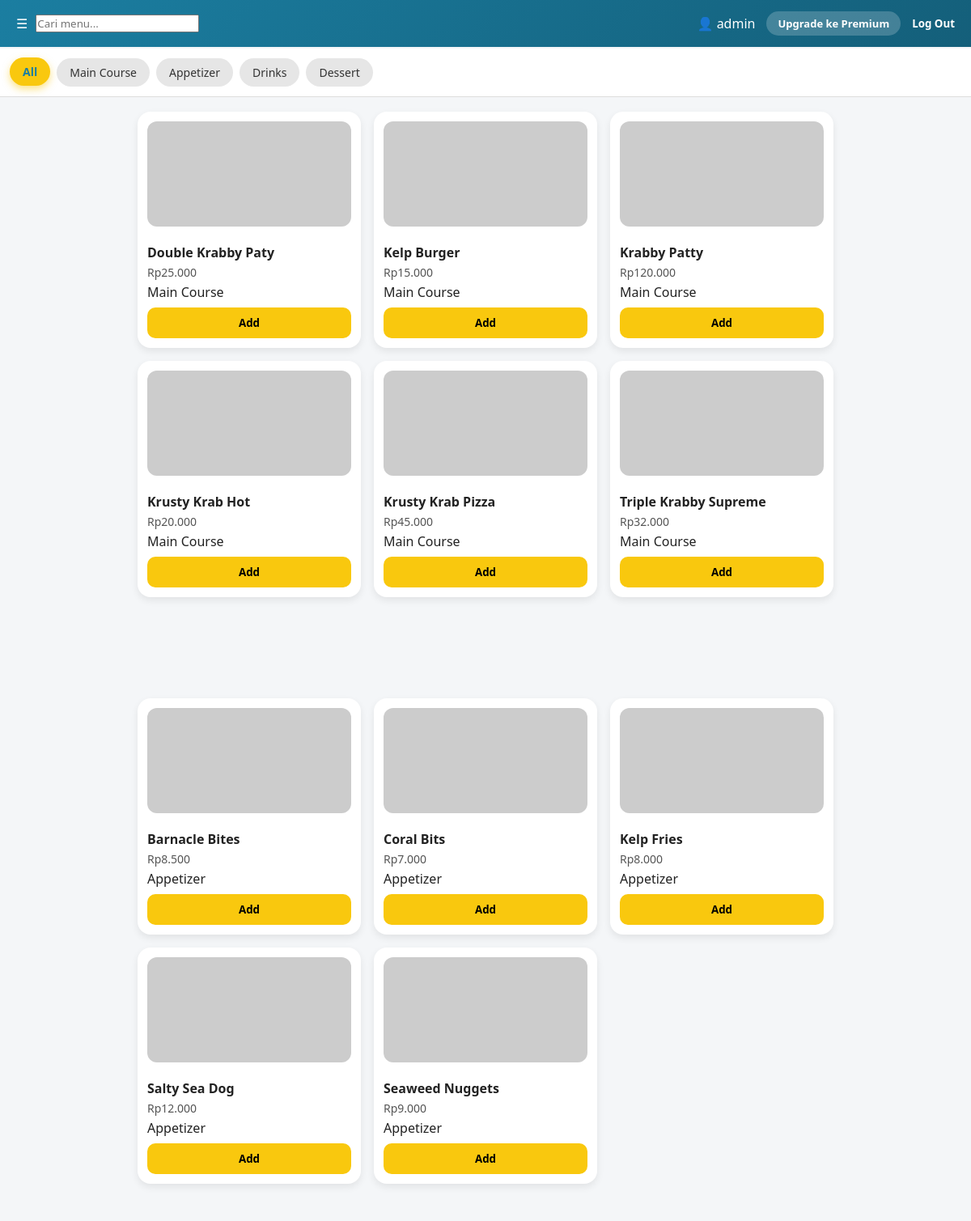
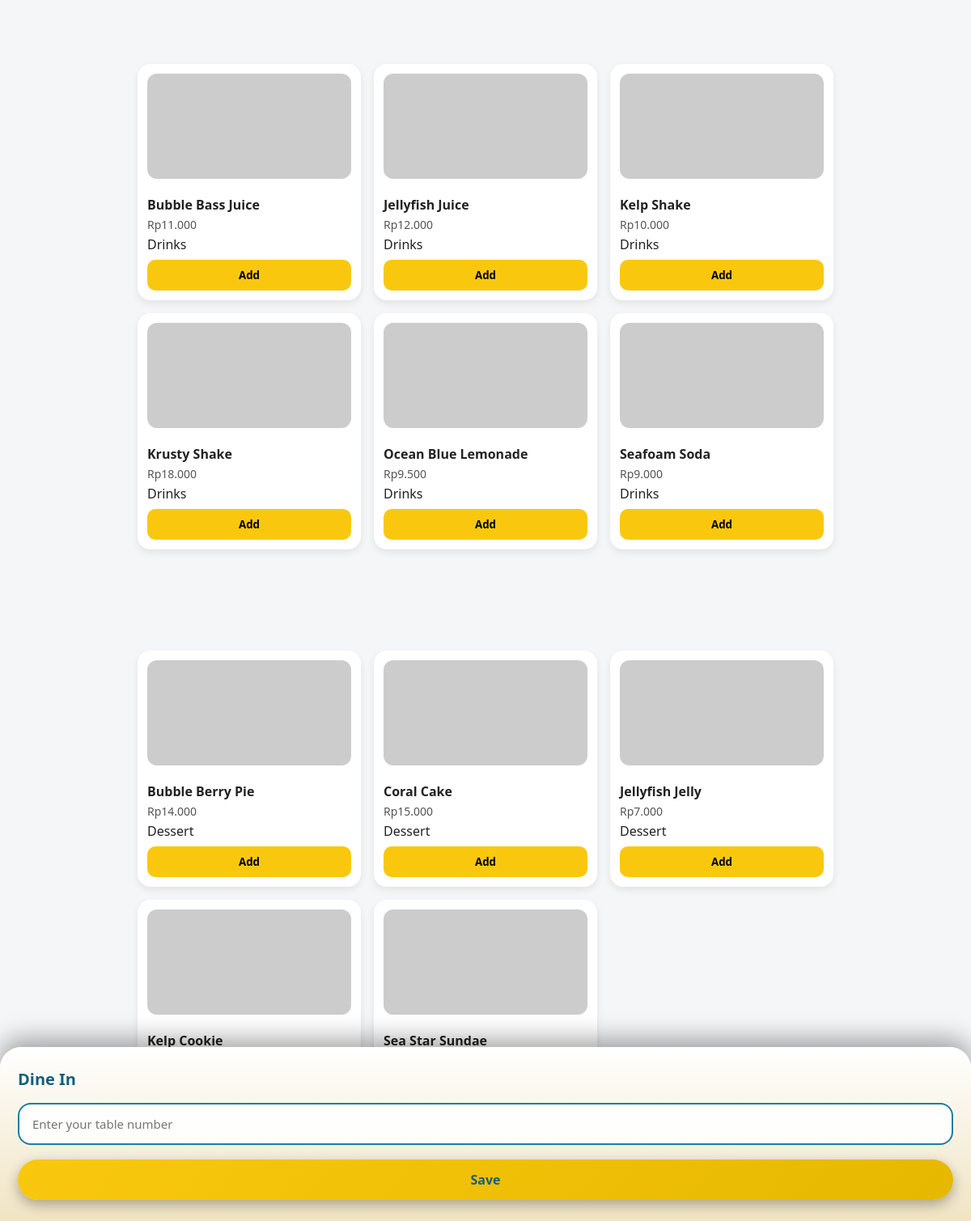
The app's page /quest_menu.php (signed in) with its own data (2 pictures, top to bottom).
### tables this page shows
CREATE TABLE `menu` (
  `id_menu` int(11) NOT NULL,
  `nama_menu` varchar(100) NOT NULL,
  `tipe` enum('MAIN_COURSE','APPETIZER','DRINK','DESSERT') NOT NULL,
  `harga_menu` decimal(10,2) NOT NULL,
  `jumlah_stock` int(11) NOT NULL DEFAULT 0,
  `is_aktif` tinyint(1) NOT NULL DEFAULT 1,
  `created_at` timestamp NOT NULL DEFAULT current_timestamp(),
  `gambar` varchar(255) DEFAULT NULL
);

### get_menu.php (the view, shortened to what this page needs)
<?php
require 'koneksi.php';
$categories = [
  'MAIN_COURSE' => 'Main Course',
  'APPETIZER'   => 'Appetizer',
  'DRINK'       => 'Drinks',
  'DESSERT'     => 'Dessert'
];
foreach ($categories as $tipe => $label):
  $sql = "
    SELECT id_menu, nama_menu, harga_menu
    FROM menu
    WHERE is_aktif = 1 AND tipe = '$tipe'
    ORDER BY nama_menu
  ";
  $result = mysqli_query($conn, $sql);
  switch ($tipe) {
    case 'MAIN_COURSE': $badgeClass = 'bg-secondary'; break;
    case 'APPETIZER':   $badgeClass = 'bg-warning text-dark'; break;
    case 'DRINK':       $badgeClass = 'bg-info'; break;
    case 'DESSERT':     $badgeClass = 'bg-success'; break;
  }
?>
<section class="menu-section" data-tipe="<?= $tipe ?>">
  <div class="menu-container">
    <?php while ($menu = mysqli_fetch_assoc($result)): ?>
      <div class="menu-card menu-item" data-tipe="<?= $tipe ?>">
        <img
          loading="lazy"
          src="https://picsum.photos/400/300?random=<?= $menu['id_menu'] ?>"
          alt="<?= htmlspecialchars($menu['nama_menu']) ?>"
        >
        <h3 class="menu-title">
          <?= htmlspecialchars($menu['nama_menu']) ?>
        </h3>
        <p class="menu-price">
          Rp<?= number_format($menu['harga_menu'], 0, ',', '.') ?>
        </p>
        <span class="badge <?= $badgeClass ?> mb-2 d-inline-block">
          <?= $label ?>
        </span>
        <button
          class="add-btn"
          onclick="openOrder(
            '<?= htmlspecialchars($menu['nama_menu'], ENT_QUOTES) ?>',
            <?= (int)$menu['harga_menu'] ?>
          )"
        >
          Add
        </button>
      </div>
    <?php endwhile; ?>
  </div>
</section>
<?php endforeach; ?>

### customer_menu.css (style rules this page uses)
* { margin: 0; padding: 0; box-sizing: border-box; font-family: "Segoe UI", Arial, sans-serif; }
html { scroll-behavior: smooth; }
body { background: linear-gradient( 180deg, #1B7EA1 0%, #7ED6DF 40%, #F0E4C3 100% ); color: #222; min-height: 100vh; font-family: "Segoe UI", Arial, sans-serif; }
.menu-container { max-width: 900px; margin: auto; padding: 20px 20px 100px 20px; display: grid; grid-template-columns: repeat(auto-fit, minmax(240px, 1fr)); gap: 16px; }
.menu-card img { width: 100%; height: 160px; object-fit: cover; border-radius: 12px; margin-bottom: 8px; }
.menu-card h3 { font-size: 16px; margin: 8px 0 4px 0; }
.menu-card p { font-size: 14px; color: #555; margin: 4px 0; }
.add-btn { width: 100%; padding: 10px; margin-top: 8px; border-radius: 10px; border: none; background: #F9C80E; color: #000; font-weight: 600; cursor: pointer; transition: 0.2s ease; }
.menu-card { background: rgba(255,255,255,0.92); border-radius: 20px; padding: 14px; box-shadow: 0 8px 20px rgba(0,0,0,0.12), inset 0 1px 0 rgba(255,255,255,0.7); transition: transform 0.25s ease, box-shadow 0.25s ease; }
.menu-section { margin-bottom: 5px; }

### quest_menu.php (style rules this page uses)
body { font-family: Arial, sans-serif; margin:0; background:#f4f6f8; }
.menu-container { max-width:900px; margin:auto; padding:20px 20px 100px 20px; display:grid; grid-template-columns:repeat(auto-fit, minmax(240px,1fr)); gap:16px; }
.menu-card { background:white; border-radius:16px; padding:12px; box-shadow:0 4px 10px rgba(0,0,0,0.08); }
.menu-card img { width:100%; height:130px; object-fit:cover; border-radius:12px; }
.add-btn { width:100%; padding:10px; margin-top:8px; border-radius:10px; border:none; background:#F9C80E; font-weight:600; cursor:pointer; }

### records on screen
menu: nama_menu "Double Krabby Paty", harga_menu "25.000", label "Main Course"
menu: nama_menu "Kelp Burger", harga_menu "15.000", label "Main Course"
menu: nama_menu "Krabby Patty", harga_menu "120.000", label "Main Course"
menu: nama_menu "Krusty Krab Hot", harga_menu "20.000", label "Main Course"
menu: nama_menu "Krusty Krab Pizza", harga_menu "45.000", label "Main Course"
menu: nama_menu "Triple Krabby Supreme", harga_menu "32.000", label "Main Course"
menu: nama_menu "Barnacle Bites", harga_menu "8.500", label "Appetizer"
menu: nama_menu "Coral Bits", harga_menu "7.000", label "Appetizer"
menu: nama_menu "Kelp Fries", harga_menu "8.000", label "Appetizer"
menu: nama_menu "Salty Sea Dog", harga_menu "12.000", label "Appetizer"
menu: nama_menu "Seaweed Nuggets", harga_menu "9.000", label "Appetizer"
menu: nama_menu "Bubble Bass Juice", harga_menu "11.000", label "Drinks"
menu: nama_menu "Jellyfish Juice", harga_menu "12.000", label "Drinks"
menu: nama_menu "Kelp Shake", harga_menu "10.000", label "Drinks"
menu: nama_menu "Krusty Shake", harga_menu "18.000", label "Drinks"
menu: nama_menu "Ocean Blue Lemonade", harga_menu "9.500", label "Drinks"
menu: nama_menu "Seafoam Soda", harga_menu "9.000", label "Drinks"
menu: nama_menu "Bubble Berry Pie", harga_menu "14.000", label "Dessert"
menu: nama_menu "Coral Cake", harga_menu "15.000", label "Dessert"
menu: nama_menu "Jellyfish Jelly", harga_menu "7.000", label "Dessert"
menu: nama_menu "Kelp Cookie"
menu: nama_menu "Sea Star Sundae"
